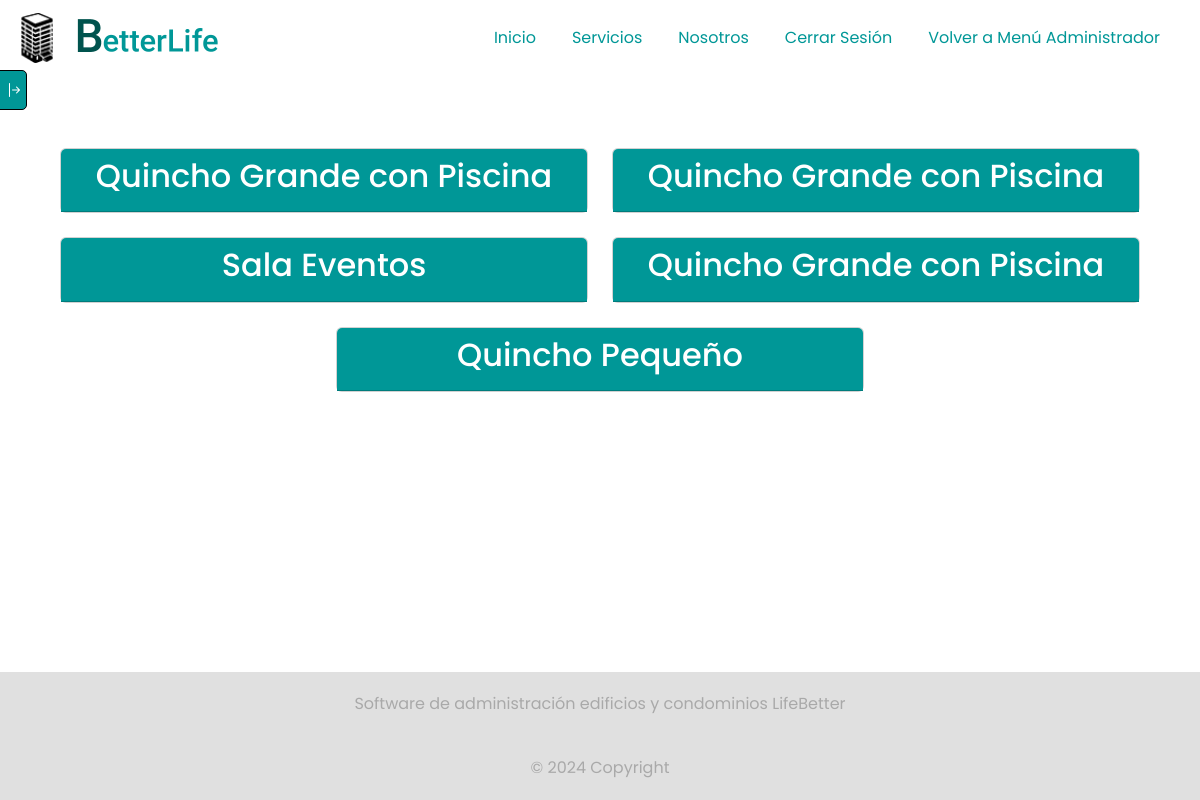
Page /residente/ecomun/ (signed in) on the committed database.
### LifeBetterApp/models.py (models this page shows, shortened)
class EspacioComun(models.Model):
    id_ec = models.AutoField(primary_key=True)
    nombre_ec = models.CharField(max_length=60)
    descripcion_ec = models.CharField(max_length=60)
    capacidad_ec = models.IntegerField()
    estado_ec = models.CharField(max_length=20, choices=[
        ('disponible', 'Disponible'),
        ('reservado', 'Reservado'),
        ('en_mantenimiento', 'En Mantenimiento'),
    ], default='disponible')
    class Meta:
        db_table = 'espacio_comun'
        verbose_name = 'Espacio Común'
        verbose_name_plural = 'Espacios Comunes'

### LifeBetterApp/views.py (the view)
# urls.py: path('residente/ecomun/', views.espaciocomun, name='espaciocomun'),
@login_required
def espaciocomun(request):
    espacios = EspacioComun.objects.all()
    reservas_por_espacio = {
        espacio.id_ec: Reservacion.objects.filter(id_ec=espacio)
        for espacio in espacios
    }
    return render(request, 'residente/ecomun/espaciocomun.html', {
        'espacios': espacios,
        'reservas_por_espacio': reservas_por_espacio,
    })

### LifeBetterApp/templates/residente/ecomun/espaciocomun.html (shortened to what this page needs)
{% extends "index.html" %}
{% load static %}
{% block body %}
{% include 'componentes/sidenav.html' %}
<div class="container mt-4">
  <div class="row justify-content-center">
    {% for espacio in espacios %}
    <div class="col-md-6 mb-4">
      <div class="card">
        <div class="card-header bg-primary text-white">
          <h2 class="text-center">{{ espacio.nombre_ec }}</h2>
        </div>
      </div>
    </div>
    {% endfor %}
  </div>
</div>
{% endblock %}

### LifeBetterApp/static/css/base.css (style rules this page uses)
:root { --primary-color: #009797; --secondary-color: #000000; --background-color: #ffffff; --sidebar-background: #e0e0e0; --text-color: var(--secondary-color); --tertiary-color: #505050; }
body { font-family: 'Poppins', sans-serif; min-height: 100vh; background-color: var(--background-color); color: var(--text-color); transition: background-color 0.5s ease, color 0.5s ease; }
.card-header { background-color: var(--primary-color) !important; color: white; }

### rows in the picture
EspacioComun: nombre_ec "Quincho Grande con Piscina"
EspacioComun: nombre_ec "Quincho Grande con Piscina"
EspacioComun: nombre_ec "Sala Eventos"
EspacioComun: nombre_ec "Quincho Grande con Piscina"
EspacioComun: nombre_ec "Quincho Pequeño"
